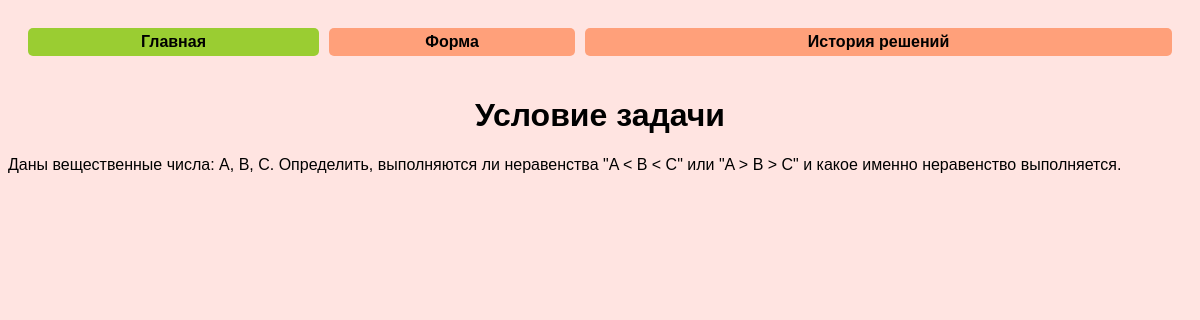
Screenshot of /algo_navig/page/2 with the database file from the repository.
### algo_navig/models.py (models this page shows)
class Page(models.Model):
    CONTEXT_TYPES = (
        ("IN", "index"),
        ("TS", "task"),
        ("TR", "task result"),
        ("HI", "history"),
        ("EP", "empty history"),
    )
    title = models.CharField(verbose_name="3aroлoвoк", max_length=255, default="3aroлoвoк")
    navig = models.CharField(
        verbose_name="Haзвaниe ccылки",
        max_length=255,
        default="Haзвaниe ccылки",
    )
    navig_position = models.IntegerField(
        verbose_name="Пpиopитeт в нaвиraции (0 - иcключить)",
        default=0,
    )
    context_type = models.CharField(max_length=2, choices=CONTEXT_TYPES, default="IN")
    content = models.TextField(verbose_name="Ocнoвнoe coдepжaниe cтpaницы", default="")
    timestamp = models.DateTimeField(verbose_name="Дaтa 3aпиcи", auto_now=True)
    class Meta:
        verbose_name = "Koнтeнт тeкyщeй cтpaницы"
        verbose_name_plural = "Уникaльный кoнтeнт cтpaниц"  # noqa: RUF001
        ordering = ("-navig_position",)

### algo_navig/views.py (the view)
# urls.py: path("page/<int:pk>", views.page, name="page"),
def page(request: HttpRequest, pk: int):
    menu_items = (
        Page.objects.values("id", "navig", "navig_position")
        .filter(navig_position__gt=0)
        .order_by("-navig_position")
    )
    page = Page.objects.filter(id=pk).values()[0]
    context = {
        "pk": pk,
        "menu_items": menu_items,
        "title": page["title"],
        "content": page["content"],
    }
    view_funcs = {
        "TS": task,
        "TR": task_result,
        "HI": ResultListView.as_view(init_context=context),
    }
    view_func = view_funcs.get(page["context_type"])
    if view_func:
        return view_func(request, context)
    return render(request, "algo_navig/page.html", context)

### algo_navig/templates/algo_navig/page.html (shortened to what this page needs)
{% extends "algo_navig/menu.html" %}  {% block content %} {{ content | safe }} {% endblock %}

### algo_navig/templates/algo_navig/menu.html (shortened to what this page needs)
<html>
{% load static %}
<head>
    <link rel="stylesheet" href="{% static 'algo/css/navigation.css' %}" />
</head>
<body>
    <div>
        <div class="navigation">
            <table width="100%">
                <tr>
                    {% for item in menu_items %}
                    <td class="{% if pk == item.id %}active{% else %}inactive{% endif %}">
                        <a href="{% url 'algo_navig:page' pk=item.id %}"> {{ item.navig }} </a>
                    </td>
                    {% endfor %}
                </tr>
            </table>
        </div>
    </div>
    {% block content %}
    {% endblock %}
</body>
</html>

### algo/static/algo/css/navigation.css (style rules this page uses)
body { background: #FFE4E1; font-family: "Comic Sans MS", cursive, sans-serif; }
table { border-spacing: 10px; }
.navigation { padding: 10px; border-radius: 20px; }
.active { background: #9ACD32; text-align: center; border-radius: 5px; color: black; font-weight: bold; padding: 5px; }
.inactive { font-weight: bold; background: #FFA07A; text-align: center; border-radius: 5px; color: black; padding: 5px; transition: 0.2s linear; }
.active a { text-decoration: none; color: black; transition: all .2s ease-in-out; }
.inactive a { text-decoration: none; color: black; transition: all .2s ease-in-out; }

### rows the page displays
Page: navig "Главная", content "Условие задачи Даны вещественные числа: A, B, C. Определить, выполняются ли неравенства \"A < B < C\" или \"A > B > C\" и какое именно неравенство выполняется."
Page: navig "Форма"
Page: navig "История решений"
